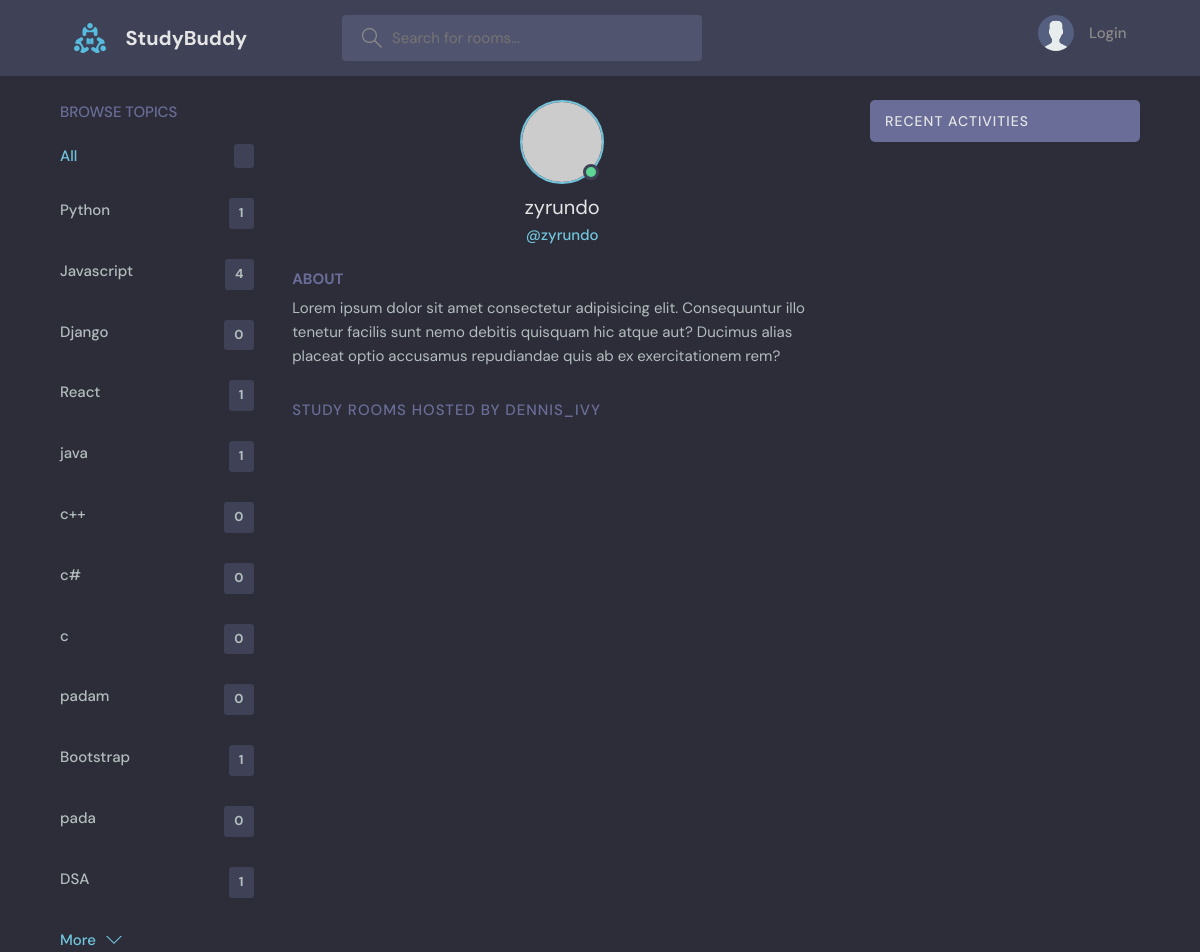
/userProfile/3/, run on an earlier commit of the app's database.
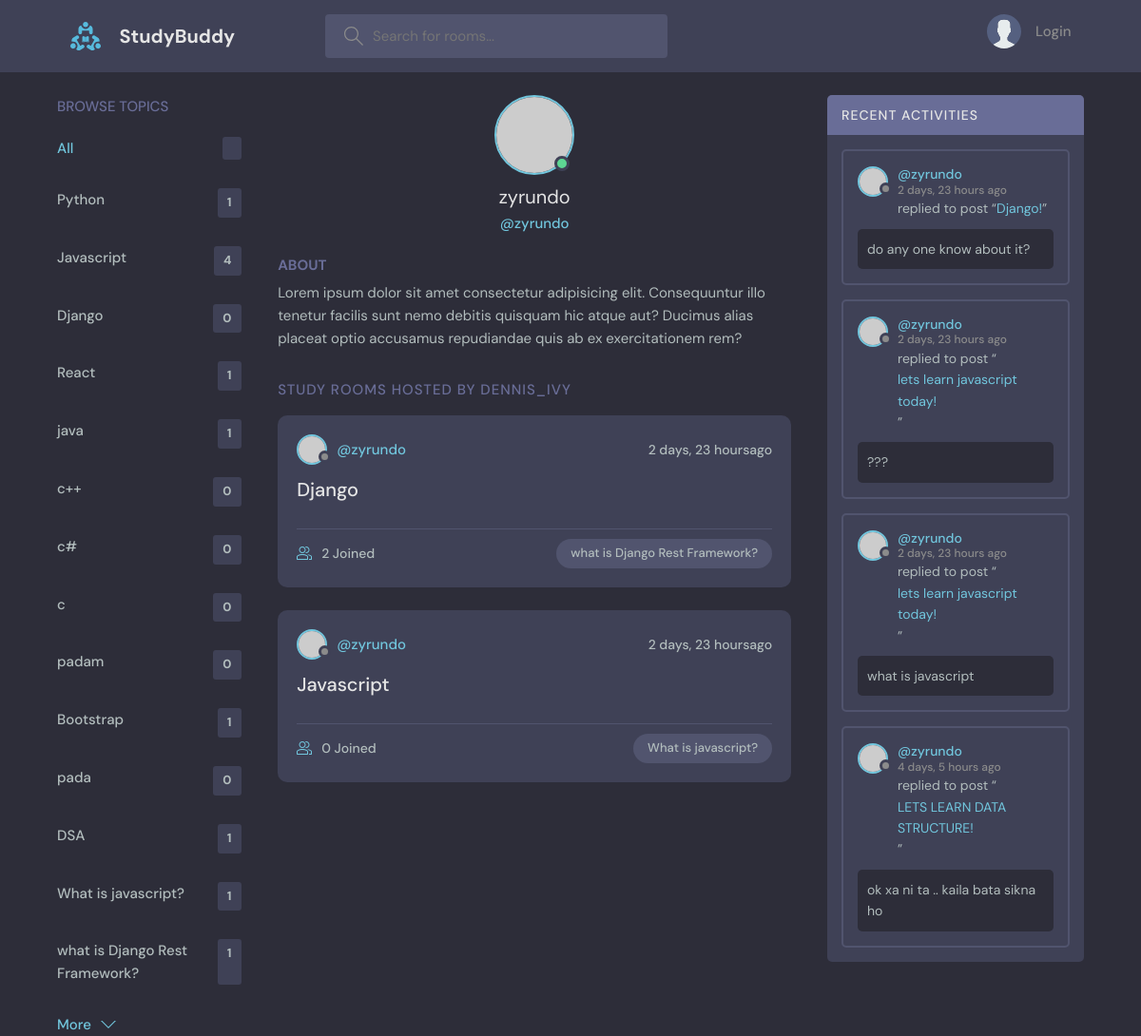
And on a later commit of the database.
### base/models.py (models this page shows, shortened)
class Topic(models.Model):
    name = models.CharField(max_length=200)

class Room(models.Model):
    host = models.ForeignKey(User,on_delete = models.SET_NULL,null = True)
    topic = models.ForeignKey(Topic,on_delete = models.SET_NULL,null = True)
    name = models.CharField(max_length=200)
    description = models.TextField(null= True,blank = True) #null= true or black= true -- means it cannot be null and black
    participants = models.ManyToManyField(User,related_name='participants' ,blank=True)
    updated = models.DateTimeField(auto_now = True)#it take timestamp everytime whenever updated
    created = models.DateTimeField(auto_now_add = True) #it takes timestapm at the beginning only
    class Meta:
        ordering = ['-updated','-created'] # (-) will make the ordering of lettest item at beginning
    def __str__(self):
        return self.name

class Message(models.Model):
    user = models.ForeignKey(User,on_delete = models.CASCADE)
    room = models.ForeignKey(Room,on_delete=models.CASCADE) #0n_delete= models.CASCADE =>means all the child messages will be deleted
    body= models.TextField()
    updated = models.DateField(auto_now = True)
    created = models.DateTimeField(auto_now_add = True)
    class Meta:
        ordering = ['-updated','-created']

### base/views.py (the view)
# urls.py: path('userProfile/<str:pk>/',views.userProfile,name="userProfile"),
def userProfile(request,pk):
    user = User.objects.get(id=pk)
    rooms = user.room_set.all()
    room_message = user.message_set.all()
    topic = Topic.objects.all()
    context = {
        'user':user,
        'rooms':rooms,
        'room_message':room_message,
        'topic':topic
    }
    return render(request,'base/profile.html',context)

### base/templates/base/profile.html (shortened to what this page needs)
{% extends 'main.html' %}
{% block content %}
  <main class="profile-page layout layout--3">
    <div class="container">
      {% include 'base/topics_components.html' %}
      <div class="roomList">
        <div class="profile">
          <div class="profile__avatar">
            <div class="avatar avatar--large active">
              <img src="https://randomuser.me/api/portraits/men/11.jpg" />
            </div>
          </div>
          <div class="profile__info">
            <h3>{{user.username}}</h3>
            <p>@{{user.username}}</p>
          </div>
          <div class="profile__about">
            <h3>About</h3>
            <p>
              Lorem ipsum dolor sit amet consectetur adipisicing elit. Consequuntur illo tenetur
              facilis sunt nemo debitis quisquam hic atque aut? Ducimus alias placeat optio
              accusamus repudiandae quis ab ex exercitationem rem?
            </p>
          </div>
        </div>
        <div class="roomList__header">
          <div>
            <h2>Study Rooms Hosted by dennis_ivy</a>
            </h2>
          </div>
        </div>
        {% include 'base/feed_components.html' %}
      </div>
      {% include 'base/activity_components.html' %}
    </div>
  </main>
{% endblock content %}

### templates/main.html (shortened to what this page needs)
<!DOCTYPE html>
{% load static %}
<html lang="en">
  <head>
    <link rel="stylesheet" href="{% static 'style/style.css' %}" />
  </head>
  <body>
    {% include 'navbar.html' %}
    {% block content%}
    {% endblock %}
  </body>
</html>

### templates/navbar.html (shortened to what this page needs)
{% load static %}
<header class="header header--loggedIn">
    <div class="container">
      <a href="{% url 'home' %}" class="header__logo">
        <img src="{% static  'images/logo.svg' %}" />
        <h1>StudyBuddy</h1>
      </a>
      <form class="header__search" method="GET" action="{% url 'home' %}">
        <label>
          <input name="q" placeholder="Search for rooms..." />
        </label>
      </form>
      <nav class="header__menu">
        {% if request.user.is_authenticated %}
        <div class="header__user">
          <a href="{% url 'update-user' %}">
            <div class="avatar avatar--medium active">
              <img src="https://randomuser.me/api/portraits/men/37.jpg" />
            </div>
            <p>{{request.user.username}}<span>@{{request.user.username}}</span></p>
          </a>
          <button class="dropdown-button">
            <svg version="1.1" xmlns="http://www.w3.org/2000/svg" width="32" height="32" viewBox="0 0 32 32">
              <title>chevron-down</title>
              <path d="M16 21l-13-13h-3l16 16 16-16h-3l-13 13z"></path>
            </svg>
          </button>
        </div>
        {% else %}
        <a href="{% url 'login_page' %}">
          <img src="{% static 'images/avatar.svg' %}" />
          <p>Login</p>
        </a>
        {% endif %}
      </nav>
    </div>
  </header>

### base/templates/base/topics_components.html
<div class="topics">
    <div class="topics__header">
      <h2>Browse Topics</h2>
    </div>
    <ul class="topics__list">
      <li>
        <a href="{% url 'home' %}" class="active">All <span>{{topics.count}}</span></a>
      </li>
      {% for topics in topic %}
      <li>
        <a href="{% url 'home' %}?q={{topics.name}}">{{topics.name}} <span>{{topics.room_set.all.count}}</span></a>
      </li>
      {% endfor %}
    </ul>
    <a class="btn btn--link" href="{% url 'topicPage' %}">
      More
      <svg version="1.1" xmlns="http://www.w3.org/2000/svg" width="32" height="32" viewBox="0 0 32 32">
        <title>chevron-down</title>
        <path d="M16 21l-13-13h-3l16 16 16-16h-3l-13 13z"></path>
      </svg>
    </a>
  </div>

### base/templates/base/feed_components.html (shortened to what this page needs)
{% for i in rooms %}
<div class="roomListRoom">
    <div class="roomListRoom__header">
      <a href="{% url 'userProfile' i.host.id %}" class="roomListRoom__author">
        <div class="avatar avatar--small">
          <img src="https://randomuser.me/api/portraits/women/11.jpg" />
        </div>
        <span>@{{i.host.username}}</span>
      </a>
      <div class="roomListRoom__actions">
        <span>{{i.created |timesince}}ago</span>
      </div>
    </div>
    <div class="roomListRoom__content">
      <a href="{%  url 'room' i.id %}">{{i.name}}</a>
    </div>
    <div class="roomListRoom__meta">
      <a href="{%  url 'room' i.id %}" class="roomListRoom__joined">
        {{i.participants.all.count}} Joined
      </a>
      <p class="roomListRoom__topic">{{i.topic.name}}</p>
    </div>
  </div>
{% endfor %}

### base/templates/base/activity_components.html (shortened to what this page needs)
<div class="activities">
    <div class="activities__header">
      <h2>Recent Activities</h2>
    </div>
    {% for message in room_message %}
    <div class="activities__box">
      <div class="activities__boxHeader roomListRoom__header">
        <a href=" {% url 'userProfile' message.user.id %}" class="roomListRoom__author">
          <div class="avatar avatar--small">
            <img src="https://randomuser.me/api/portraits/women/11.jpg" />
          </div>
          <p>
            @{{message.user}}
            <span>{{message.created|timesince}} ago</span>
          </p>
        </a>
      </div>
      <div class="activities__boxContent">
        <p>replied to post “<a href="{% url 'room' message.room.id %}">{{message.room}}!</a>”</p>
        <div class="activities__boxRoomContent">
         {{message.body}}
        </div>
      </div>
    </div>
    {% endfor %}
  </div>

What changed in the data, as far as the page shows it:
added Topic: name "What is javascript?", room_set.all.count "1"
added Topic: name "what is Django Rest Framework?", room_set.all.count "1"
added Room: host.username "zyrundo", created "2 days, 23 hours", name "Django", participants.all.count "2", topic.name "what is Django Rest Framework?"
added Room: host.username "zyrundo", created "2 days, 23 hours", name "Javascript", participants.all.count "0", topic.name "What is javascript?"
added Message: user "zyrundo", created "2 days, 23 hours", room "Django", body "do any one know about it?"
added Message: user "zyrundo", created "2 days, 23 hours", room "lets learn javascript today", body "???"
added Message: user "zyrundo", created "2 days, 23 hours", room "lets learn javascript today", body "what is javascript"
added Message: user "zyrundo", created "4 days, 5 hours", room "LETS LEARN DATA STRUCTURE", body "ok xa ni ta .. kaila bata sikna ho"
